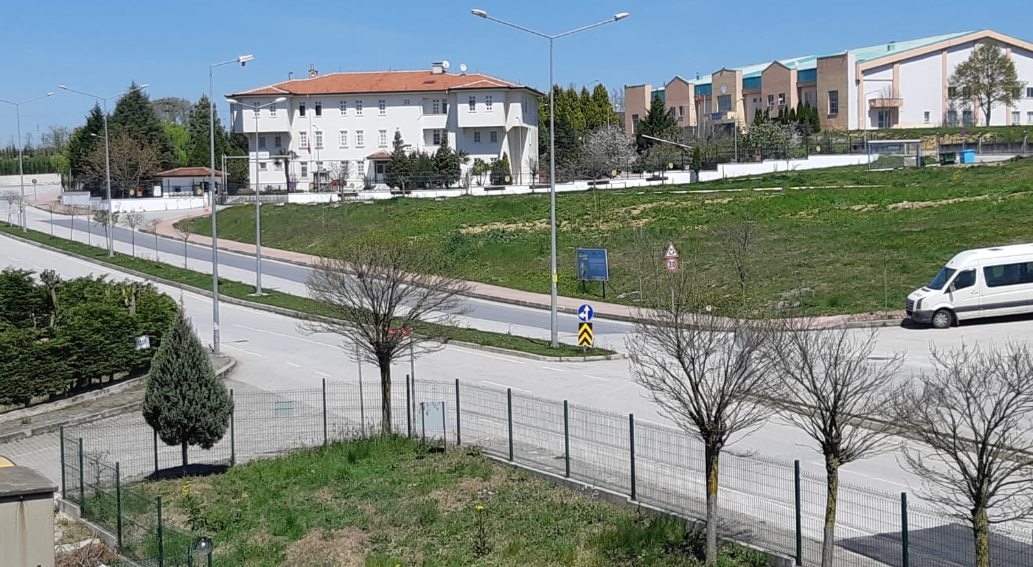
%> input picture bilgisayarli-gorme/bölüm-8_matlab/arka_plan.png, 1033 x 567 px
$ octave arka_plan_cikarma.m   (GNU Octave 9; MATLAB toolbox functions it lacks are replaced by stand-ins)
%> lines starting %> are read from the running program, lines starting %| are printed output that depends on the picture; in (x1, y1, x2, y2) boxes, pixels count from 0 and x2, y2 are one past the last pixel; in counts of white or black regions, pixels touching at a corner belong together; the program's own positions count from 1
clc;
clear all;

%adým-1
zemin=imread('arka_plan.png');
%> zemin is the input picture: size 567x1033x3 uint8; mean R, G, B 126.4, 136.6, 132.4
resim=imread('arka_plan2.png');
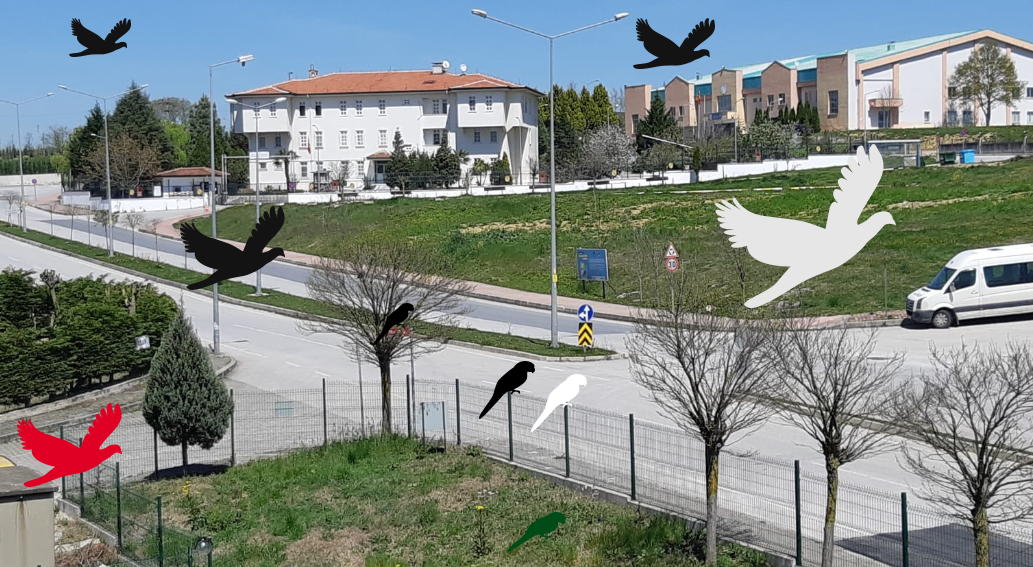
%> input picture bilgisayarli-gorme/bölüm-8_matlab/arka_plan2.png, 1033 x 567 px
%> resim is the input picture: size 567x1033x3 uint8; mean R, G, B 127.5, 135.8, 132.3

%adým-2: filtreleme
ze_gri=medfilt2(rgb2gray(zemin));
re_gri=medfilt2(rgb2gray(resim));
figure(1); imshow(zemin);
figure(2); imshow(re_gri);

%adim-3: arka plan çýkarma
fark1=imsubtract(ze_gri,re_gri);
fark2=imsubtract(re_gri,ze_gri);
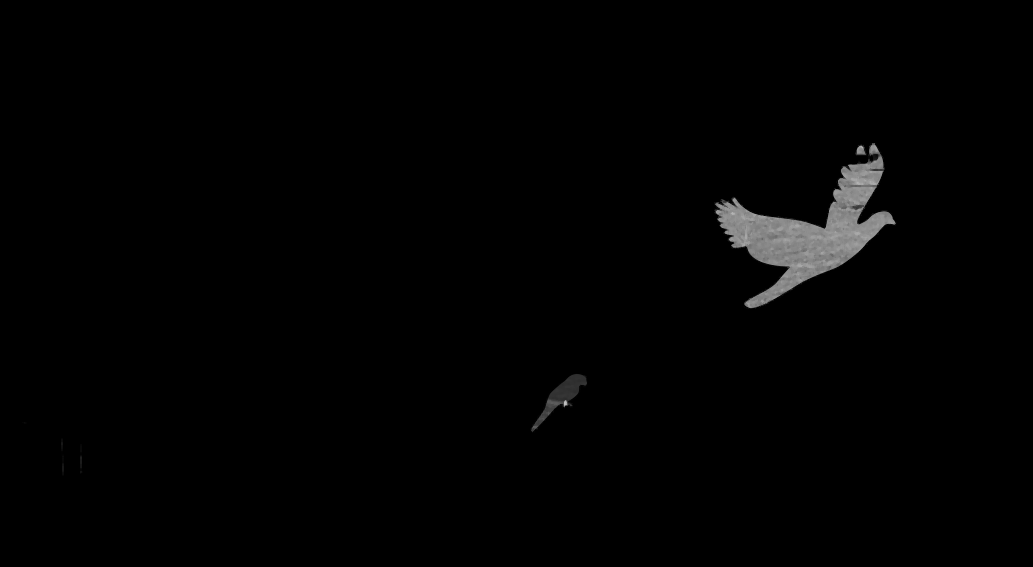
%> fark2: size 567x1033 uint8; min 0, max 193, mean 2.5
fark=fark1+fark2;
figure(3); imshow(fark1);
figure(4); imshow(fark2);
figure(5); imshow(fark);

%adým-4: binary dönüþüm
level=graythresh(fark);
%> level = 0.259
fark_bin=im2bw(fark,level-level*0.25);
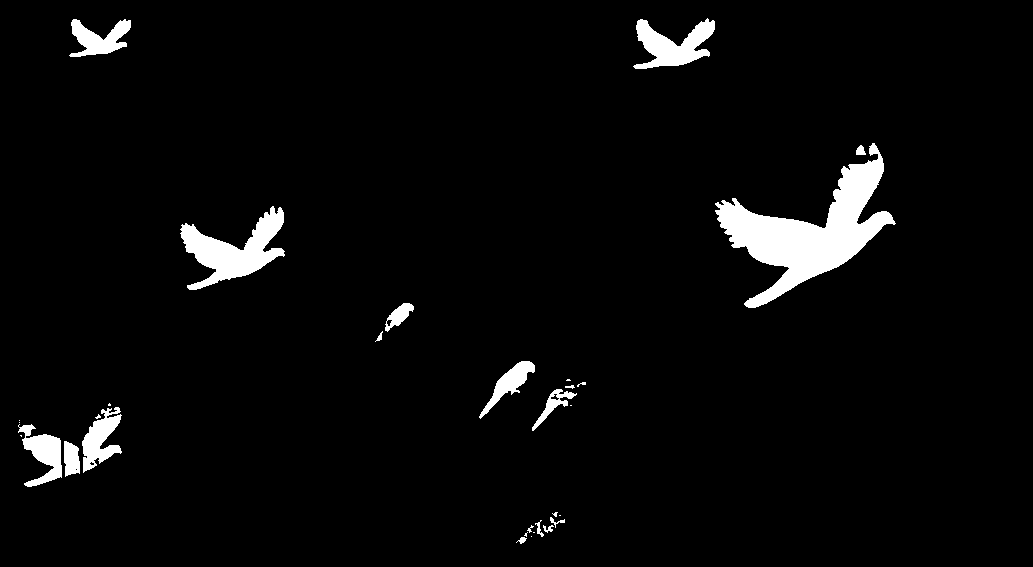
%> fark_bin: size 567x1033 logical; 3.8% white; 31 white regions (12 under 20 px), largest, box (x1, y1, x2, y2) and area: (715, 143, 896, 308) 10103, (180, 206, 285, 290) 3720, (633, 18, 715, 69) 2140
figure(6); imshow(fark_bin);

%adým-5: morfoloji
se=strel('square',2);
fark_bin2 = imopen(fark_bin,se);
%> fark_bin2: size 567x1033 logical; 3.8% white; 28 white regions (10 under 20 px), largest, box (x1, y1, x2, y2) and area: (715, 143, 895, 308) 10094, (181, 206, 285, 290) 3710, (634, 19, 715, 69) 2135
se2=strel('disk',5);
fark_bin3=imdilate(fark_bin2,se2);
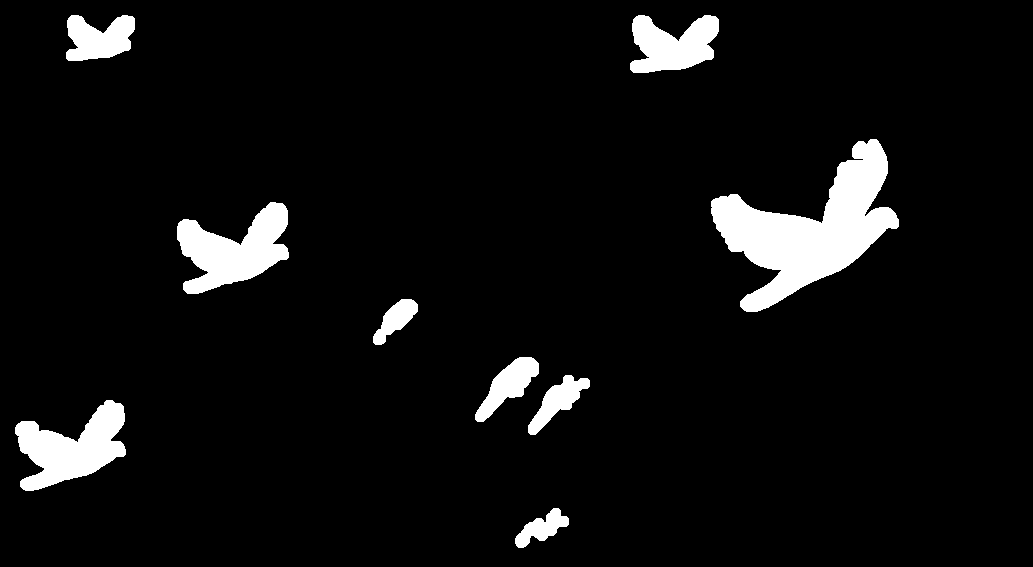
%> fark_bin3: size 567x1033 logical; 6.1% white; 9 white regions, largest, box (x1, y1, x2, y2) and area: (711, 139, 899, 312) 13655, (177, 202, 289, 294) 5623, (15, 400, 126, 491) 5377
figure(7); imshow(fark_bin2);
figure(8); imshow(fark_bin3);

%adým-6: nesnelerin tespiti, özellik çýkarýmý
hold on;
B = bwboundaries(fark_bin3);
%> B = 9 boundaries; largest, box (x1, y1, x2, y2) and points: (711, 139, 899, 312) 672, (177, 202, 289, 294) 383, (15, 400, 126, 491) 374, (630, 15, 719, 73) 282, (66, 15, 135, 61) 212
[bilgi,number]=bwlabel(fark_bin3);
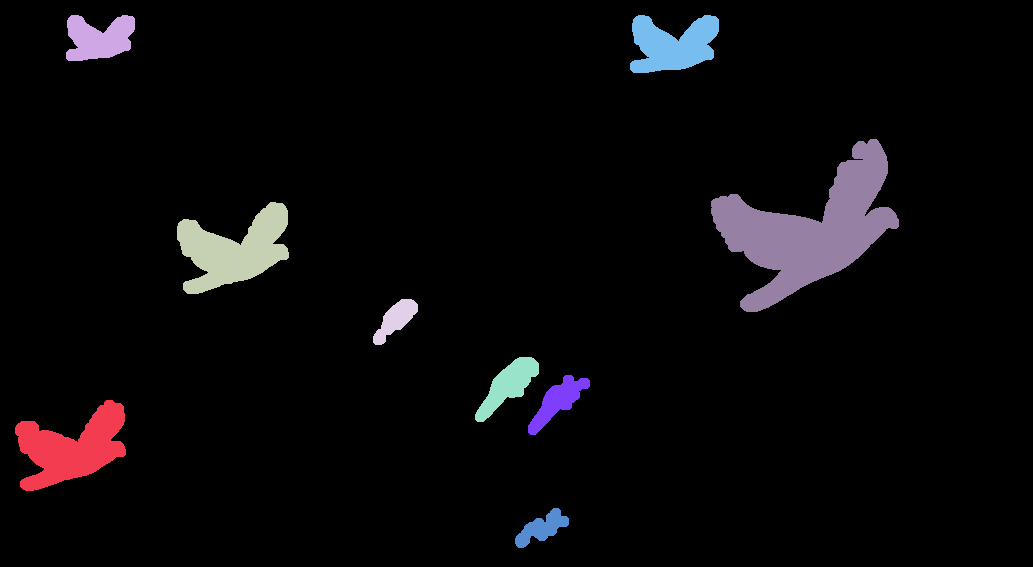
%> bilgi: size 567x1033 double; 10 distinct labels, from 0 to 9; one colour per label, 0 black
%> number = 9
prop=regionprops(bilgi,'Area','Centroid');
%> prop = 9 regions; largest, Area and Centroid: 13655 [810.7 229.8], 5623 [234.5 250.6], 5377 [72.6 448.4], 3506 [673.6 45.5], 2272 [99.6 39.1]

for n=1:number
   cent=prop(n).Centroid;
   x=cent(1);
   y=cent(2);
   area=prop(n).Area;
   text(x-10,y,strcat(num2str(n),' - ',num2str(area)),'FontSize',18,'Color','blue');
end
%> this loop made 9 passes
%> (x, y, area) on passes 1 to 9: (72.57, 448.4, 5377), (99.65, 39.07, 2272), (234.5, 250.6, 5623), (396.3, 320.1, 985), (508.9, 386.1, 1773), (542.6, 528.7, 997), (558.4, 402, 1442), (673.6, 45.55, 3506), (810.7, 229.8, 13655)
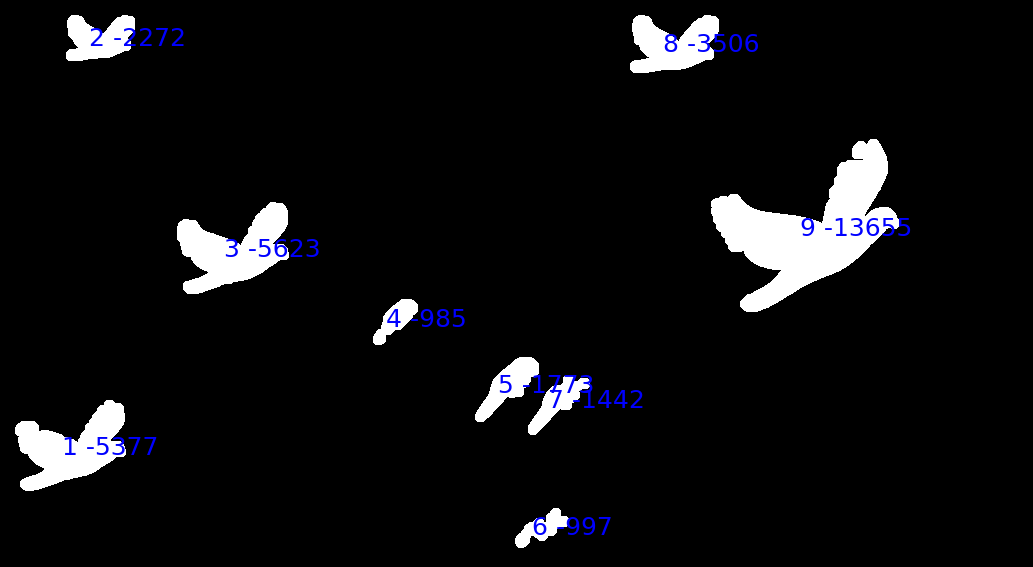
%> figure redrawn from the program's plot data

%adým-7: nesnelerin çerçevelenmesi
figure(9);imshow(resim);
hold on;
for i=1:length(B)
   b=B{i};
   bx=[min(b(:,2)) min(b(:,2)) max(b(:,2)) max(b(:,2)) min(b(:,2))];
   by=[min(b(:,1)) max(b(:,1)) max(b(:,1)) min(b(:,1)) min(b(:,1))];
   plot(bx,by,'y','LineWidth',2);
end
%> this loop made 9 passes
%> (bx, by) on passes 1 to 9: ([16 16 126 126 16], [401 491 491 401 401]), ([67 67 135 135 67], [16 61 61 16 16]), ([178 178 289 289 178], [203 294 294 203 203]), ([374 374 418 418 374], [300 345 345 300 300]), ([476 476 539 539 476], [358 422 422 358 358]), ([516 516 569 569 516], [509 548 548 509 509]), ([529 529 590 590 529], [376 435 435 376 376]), ([631 631 719 719 631], [16 73 73 16 16]), ([712 712 899 899 712], [140 312 312 140 140])
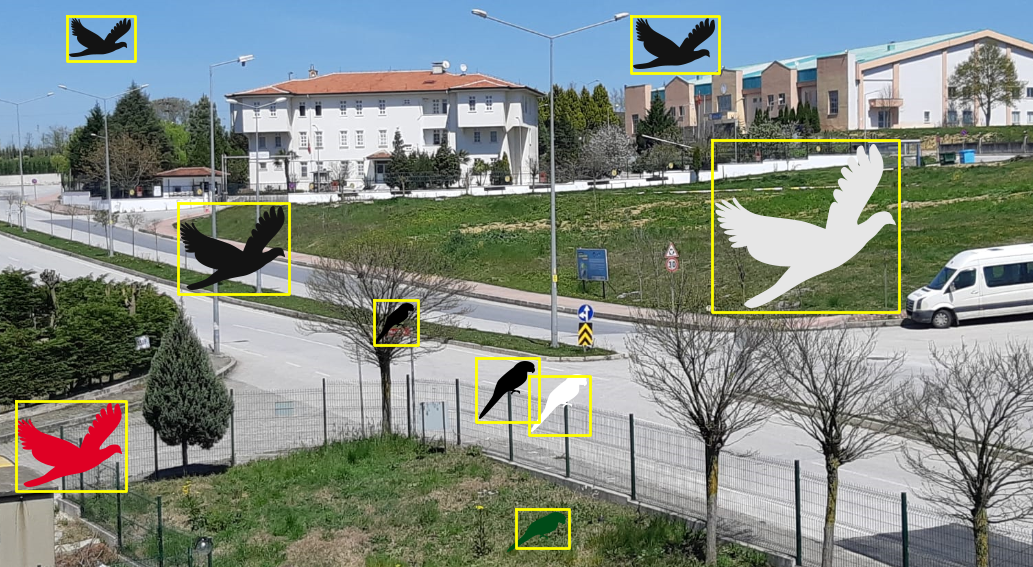
%> figure redrawn from the program's plot data
